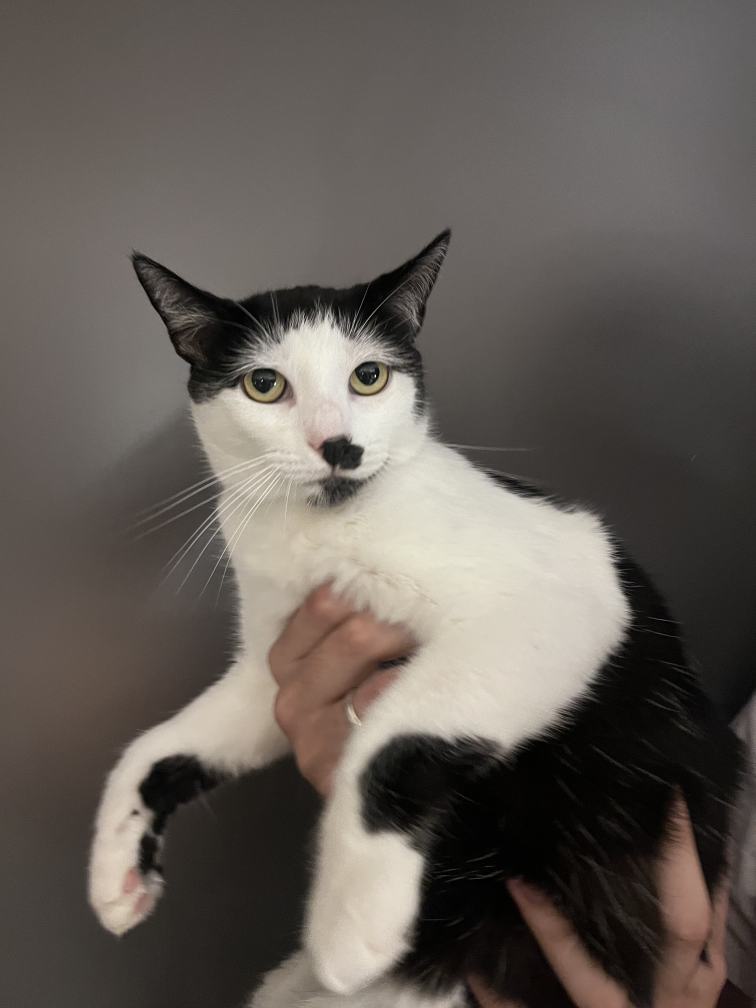
#> input picture data/IMG_2463.jpg, 3024 x 4032 px, found by its file name (shown at 1/4 size); its folder holds only this picture in this run
$ jupyter execute --allow-errors script_v2.ipynb
#> lines starting #> are read from the running program, lines starting #| are printed output that depends on the picture
[cell 1]
import os
import cv2
import numpy as np
import matplotlib.pyplot as plt
from sklearn.cluster import KMeans
from sklearn.model_selection import train_test_split

[cell 2]
images_path = "/Users/bernardozamin/Documents/T1-VisaoComputacional/data"
images = [img for img in os.listdir(images_path) if img != ".DS_Store"]
cropped_eyes = []
len(cropped_eyes)

### GRAYSCALE

[cell 3]
fig, axs = plt.subplots(1, len(images), figsize=(50, 50))
imgs_gray = []

def show_gray_scale(images):

    for i, image in enumerate(images):
        image_path = os.path.join(images_path, image)
        img = cv2.imread(image_path, cv2.IMREAD_GRAYSCALE)
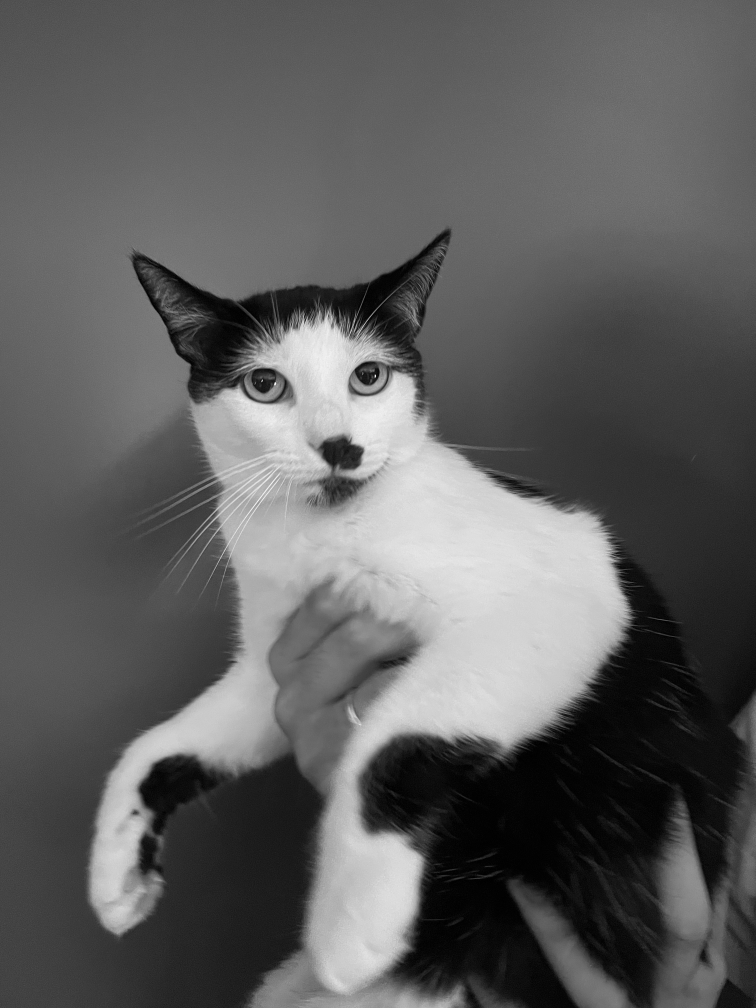
#> img: shape (4032, 3024) (shown at 1/4 size); min 0, max 255, mean 94.4
        resized_img = cv2.resize(img, (512, 512))
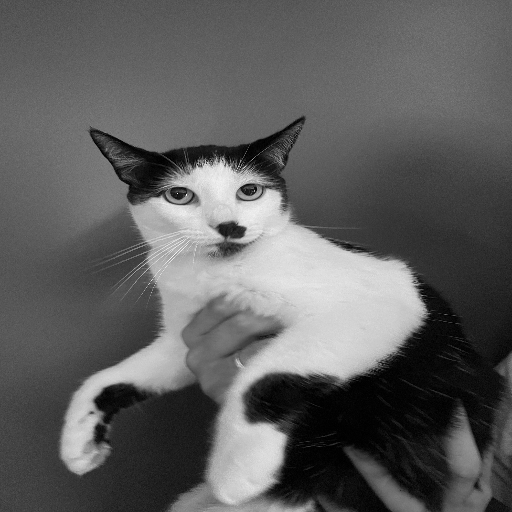
#> resized_img: shape (512, 512); min 0, max 254, mean 94.3
        imgs_gray.append(resized_img)
        axs[i].imshow(cv2.cvtColor(imgs_gray[i], cv2.COLOR_BGR2RGB))
        axs[i].axis('off')
    plt.show()

#> (the rest of this cell did not finish here and is left out)

### BLUR

[cell 4]
fig, axs = plt.subplots(1, len(images), figsize=(40, 40))
imgs_blur = []
def show_blur(images):

    for i, image in enumerate(images):
        image_path = os.path.join(images_path, image)
        img = cv2.imread(image_path)
#> img is the input picture: shape (4032, 3024, 3); mean B, G, R 87.3, 93.1, 99.7
        resized_img = cv2.resize(img, (512, 512))
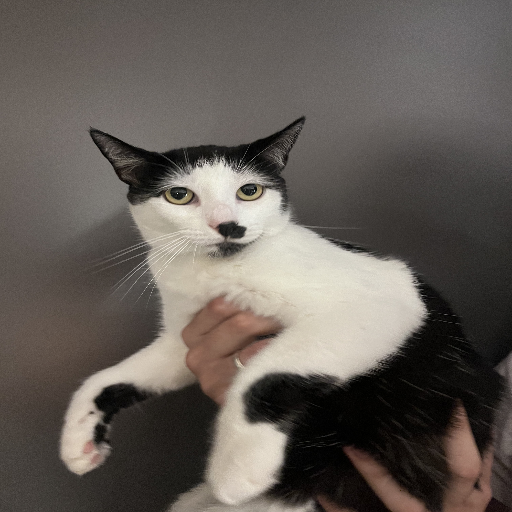
#> resized_img: shape (512, 512, 3); mean B, G, R 87.2, 93, 99.6
        blur = cv2.GaussianBlur(resized_img, (15, 15), 0)
        imgs_blur.append(blur)
        axs[i].imshow(cv2.cvtColor(imgs_blur[i], cv2.COLOR_BGR2RGB))
        axs[i].axis('off')
    plt.show()

#> (the rest of this cell did not finish here and is left out)

### DETECCAO DOS OLHOS

[cell 5]
def detect_crop_and_plot_eyes(image_path, dp, minDist, param1, param2, minRadius, maxRadius, padding=10):
    original_image = cv2.imread(image_path)
    if original_image is None:
        print("Imagem não encontrada.")
        return

    resized_image = cv2.resize(original_image, (512, 512))

    gray_image = cv2.cvtColor(resized_image, cv2.COLOR_BGR2GRAY)

    gray_blurred = cv2.medianBlur(gray_image, 5)

    circles = cv2.HoughCircles(gray_blurred,
                               cv2.HOUGH_GRADIENT, dp=dp, minDist=minDist,
                               param1=param1, param2=param2, minRadius=minRadius, maxRadius=maxRadius)

    image_with_circles = resized_image.copy()

    if circles is not None:
        circles = np.uint16(np.around(circles))
        for i in circles[0, :]:
            center = (i[0], i[1])
            radius = i[2] + padding


            cv2.circle(image_with_circles, (i[0], i[1]), radius, (0, 255, 0), 2)
            cv2.circle(image_with_circles, (i[0], i[1]), 2, (0, 0, 255), 3)

            x1 = max(center[0] - radius, 0)
            y1 = max(center[1] - radius, 0)
            x2 = min(center[0] + radius, resized_image.shape[1])
            y2 = min(center[1] + radius, resized_image.shape[0])

            cropped_eye = resized_image[y1:y2, x1:x2]
            # cropped_eyes.append(cropped_eye)

    plt.figure(figsize=(8, 8))
    plt.imshow(cv2.cvtColor(image_with_circles, cv2.COLOR_BGR2RGB))
    plt.title("Detected Eyes on Full Image")
    plt.axis('off')
    plt.show()

    for idx, cropped_eye in enumerate(cropped_eyes, start=1):
        plt.figure(figsize=(2, 2))
        plt.imshow(cv2.cvtColor(cropped_eye, cv2.COLOR_BGR2RGB))
        plt.axis('off')
        plt.show()

detect_crop_and_plot_eyes('/Users/bernardozamin/Documents/T1-VisaoComputacional/data/luna2.jpg', dp=1, minDist=40, param1=100, param2=20, minRadius=10, maxRadius=19, padding=5)

### EXTRAINDO AS 5 CORES PREDOMINANTES

[cell 6]
import cv2
from sklearn.cluster import KMeans
import numpy as np

# [26 lines left out: function extract_dominant_colors, not called in this run]

# Usar a função para cada recorte de olho
# Suponha que 'cropped_eyes' contém os dois recortes de olho que você já obteve anteriormente

for idx, cropped_eye in enumerate(cropped_eyes, start=1):
    dominant_colors = extract_dominant_colors(cropped_eye, num_colors=5)
    # Mostrar as cores
    plt.figure(figsize=(8, 2))
    plt.title(f"Cores dominantes no olho {idx}")
    plt.axis('off')
    for i, color in enumerate(dominant_colors):
        plt.axis('off')
        plt.subplot(1, 5, i + 1)
        plt.imshow([[color]])
        plt.axis('off')
    plt.show()

#> (the rest of this cell did not finish here and is left out)

$ run again, on data/IMG_2499.jpg
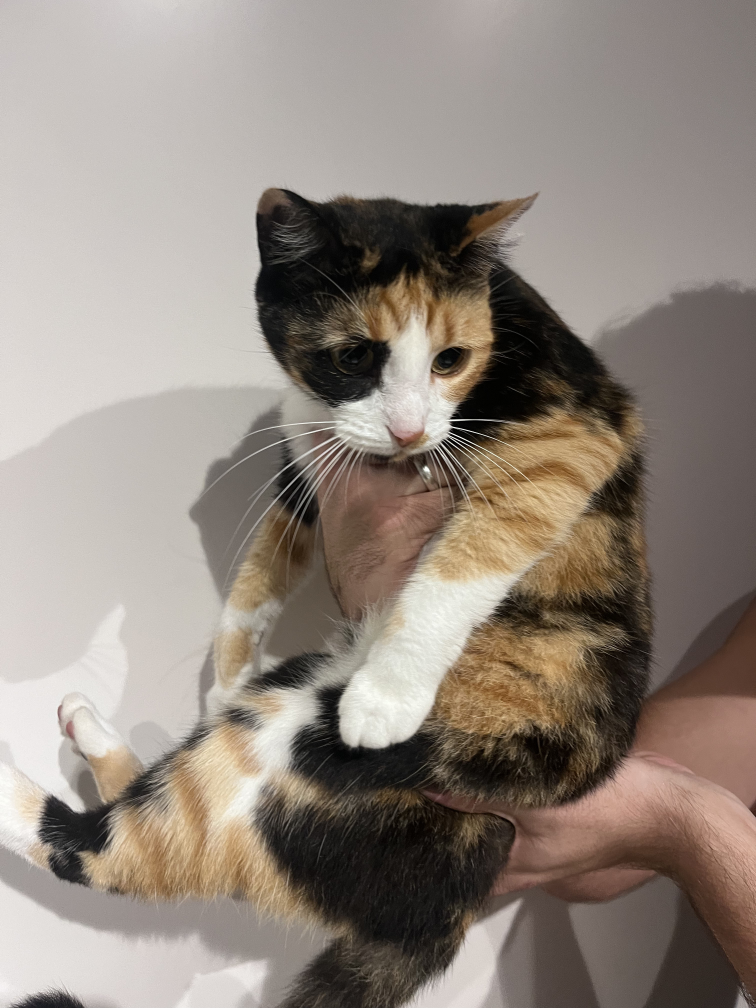
#> input picture data/IMG_2499.jpg, 3024 x 4032 px, found by its file name (shown at 1/4 size)
#> in show_gray_scale, `img = cv2.imread(image_path, cv2.IMREAD_GRAYSCALE)`:
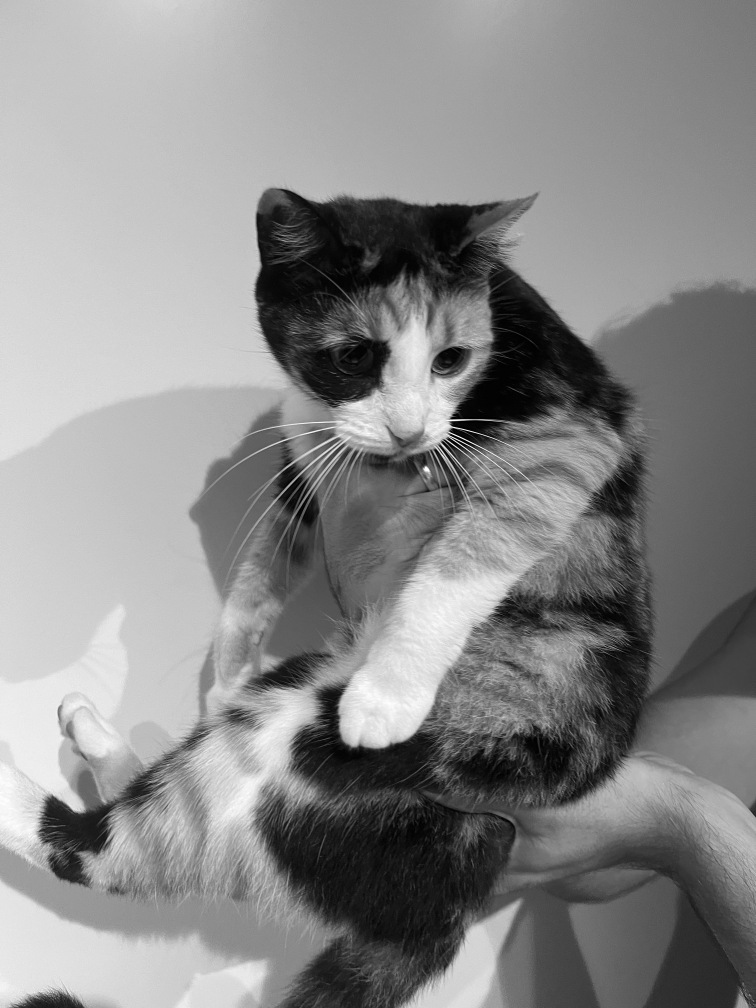
#> img: shape (4032, 3024) (shown at 1/4 size); min 0, max 255, mean 136.8
#> in show_blur, img is the input picture: shape (4032, 3024, 3); mean B, G, R 125.6, 134.7, 145.2
#> in show_blur, `blur = cv2.GaussianBlur(resized_img, (15, 15), 0)`:
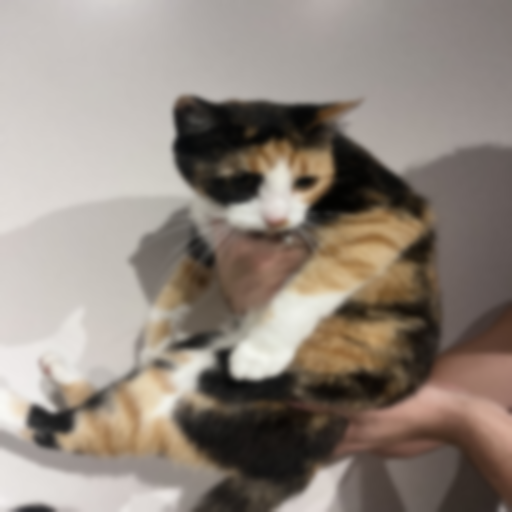
#> blur: shape (512, 512, 3); mean B, G, R 125.5, 134.6, 145.1

$ run again, on data/IMG_2503.jpg
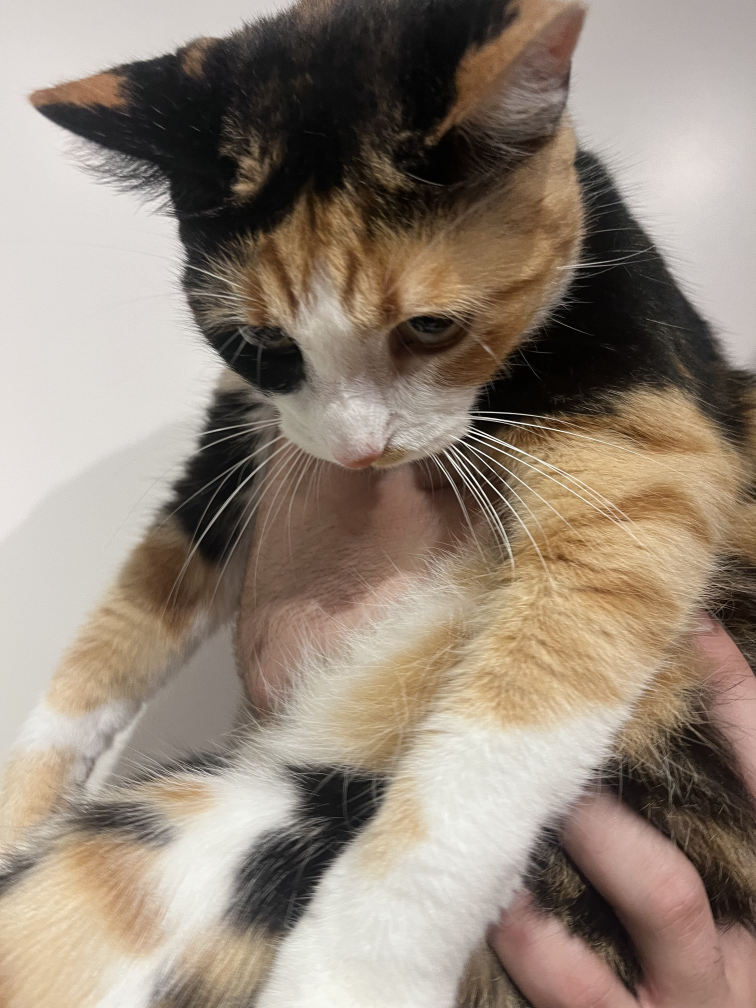
#> input picture data/IMG_2503.jpg, 3024 x 4032 px, found by its file name (shown at 1/4 size)
#> in show_gray_scale, `resized_img = cv2.resize(img, (512, 512))`:
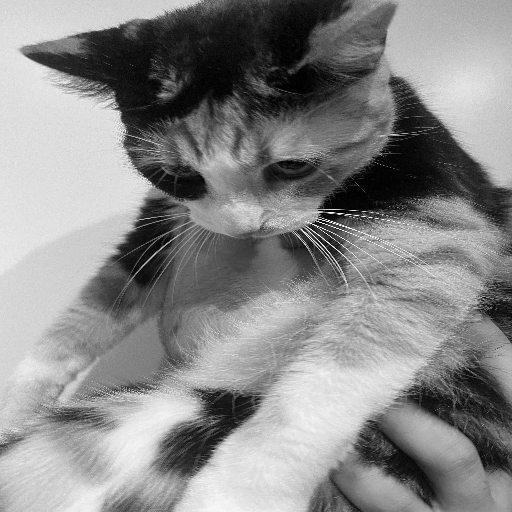
#> resized_img: shape (512, 512); min 0, max 255, mean 136.5
#> in show_blur, img is the input picture: shape (4032, 3024, 3); mean B, G, R 120.6, 134.1, 147.9
#> in show_blur, `blur = cv2.GaussianBlur(resized_img, (15, 15), 0)`:
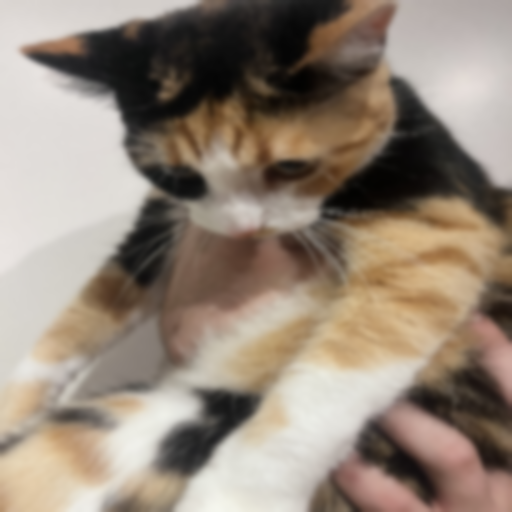
#> blur: shape (512, 512, 3); mean B, G, R 120.4, 133.9, 147.7

$ run again, on data/IMG_2516.jpg
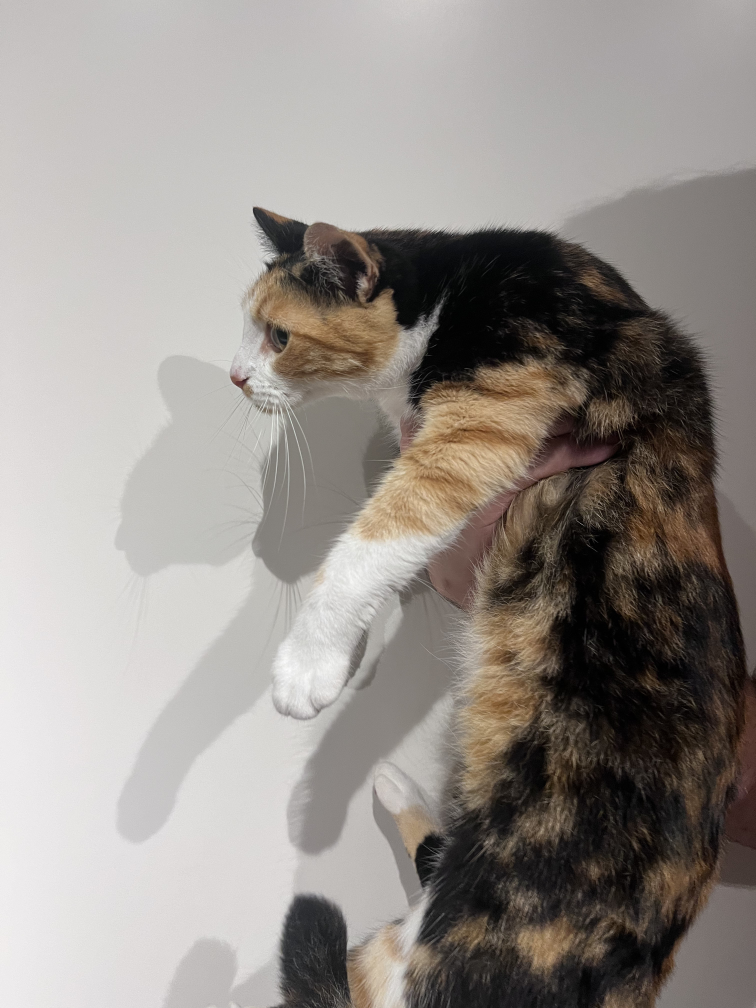
#> input picture data/IMG_2516.jpg, 3024 x 4032 px, found by its file name (shown at 1/4 size)
#> in show_gray_scale, `img = cv2.imread(image_path, cv2.IMREAD_GRAYSCALE)`:
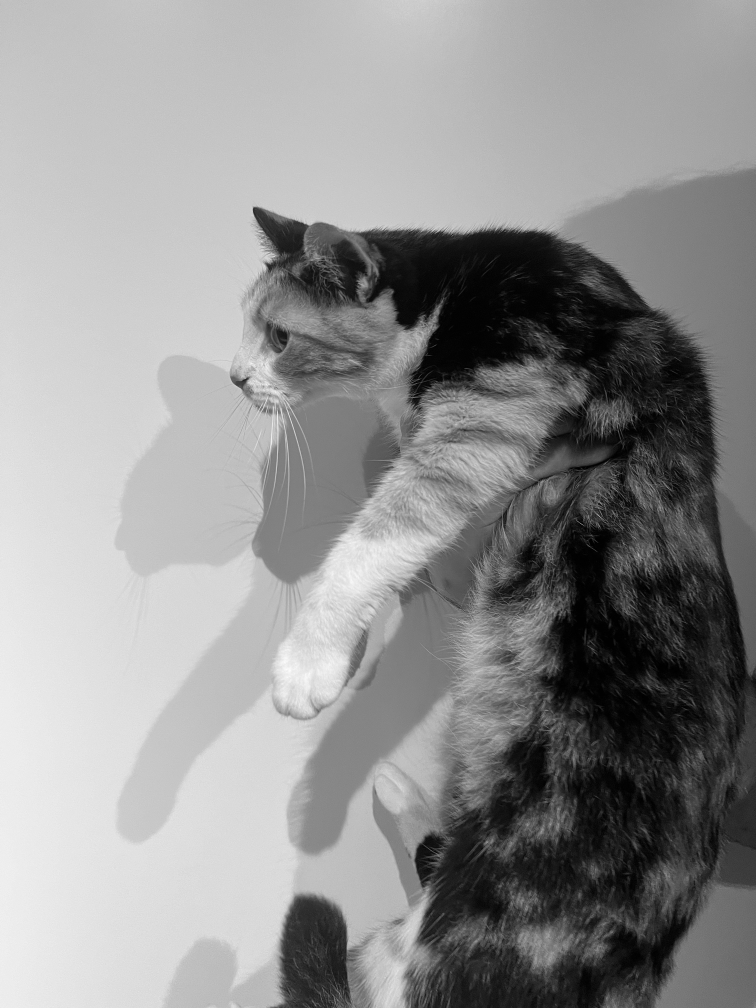
#> img: shape (4032, 3024) (shown at 1/4 size); min 0, max 255, mean 144.7
#> in show_blur, img is the input picture: shape (4032, 3024, 3); mean B, G, R 138.6, 143.5, 149.3
#> in show_blur, `blur = cv2.GaussianBlur(resized_img, (15, 15), 0)`:
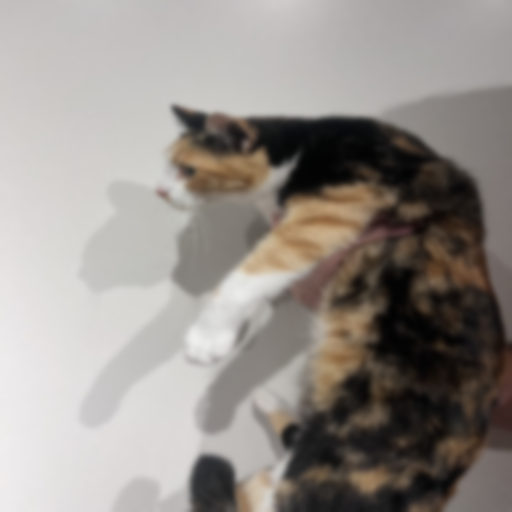
#> blur: shape (512, 512, 3); mean B, G, R 138.5, 143.4, 149.1

$ run again, on data/IMG_2464.jpg
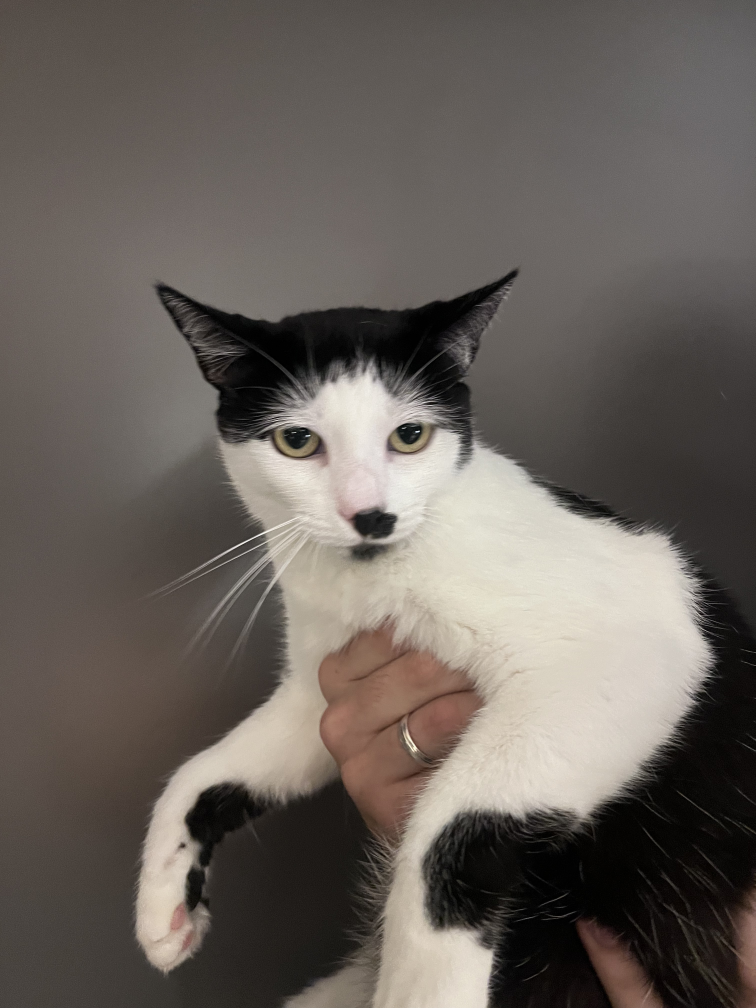
#> input picture data/IMG_2464.jpg, 3024 x 4032 px, found by its file name (shown at 1/4 size)
#> in show_gray_scale, `img = cv2.imread(image_path, cv2.IMREAD_GRAYSCALE)`:
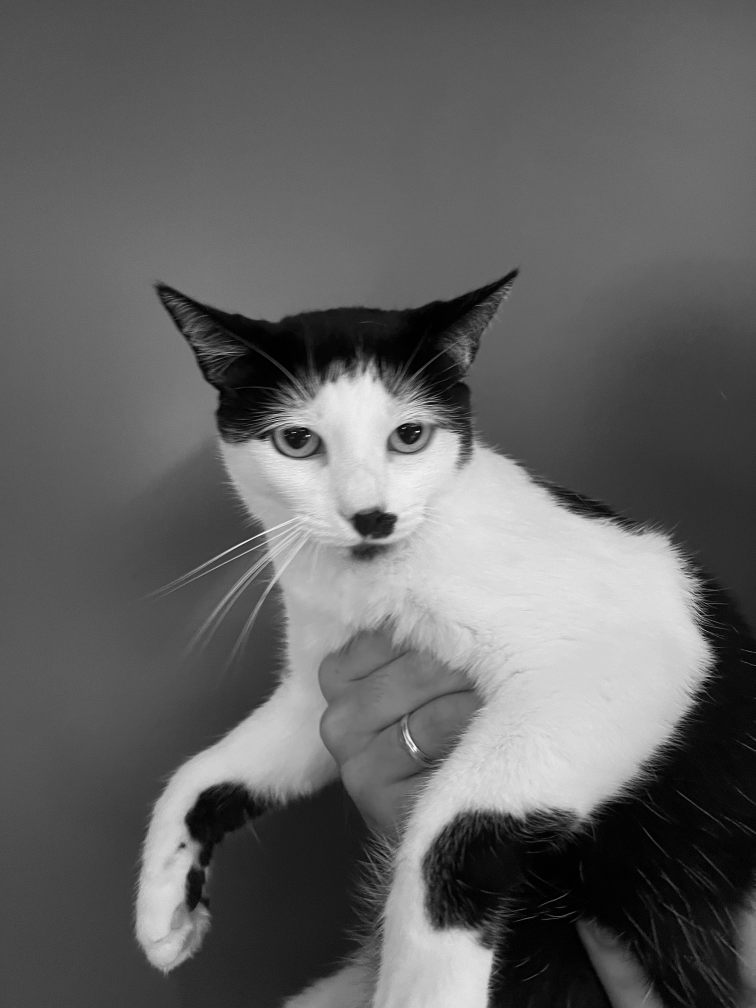
#> img: shape (4032, 3024) (shown at 1/4 size); min 0, max 255, mean 98.9
#> in show_blur, img is the input picture: shape (4032, 3024, 3); mean B, G, R 91.7, 97.5, 104.4
#> in show_blur, `blur = cv2.GaussianBlur(resized_img, (15, 15), 0)`:
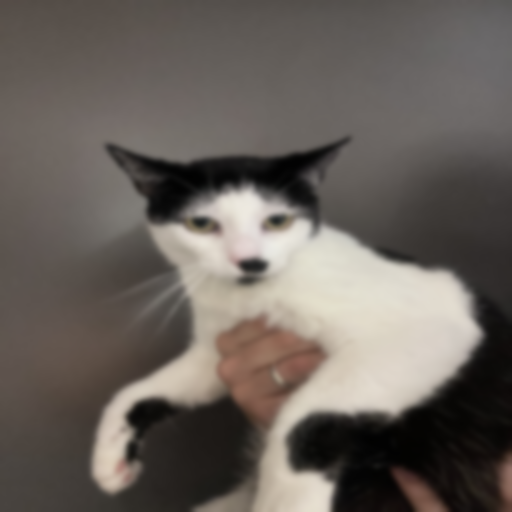
#> blur: shape (512, 512, 3); mean B, G, R 91.6, 97.4, 104.3
